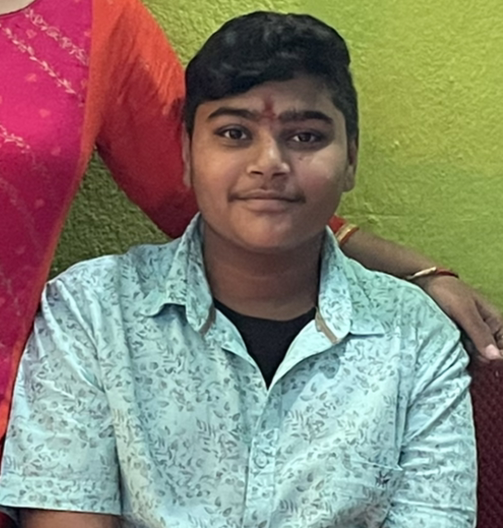
#> input picture Images/Bhai.jpg, 1005 x 1056 px, given as the content of the folder Images/Bhai.jpg, which was not available (shown at 1/2 size)
$ python -i trainImage.py   (imports and definitions only)
#> lines starting #> are read from the running program, lines starting #| are printed output that depends on the picture
import csv
import os, cv2
import numpy as np
import pandas as pd
import datetime
import time
from PIL import ImageTk, Image


# Train Image
def TrainImage(haarcasecade_path, trainimage_path, trainimagelabel_path, message,text_to_speech):
    recognizer = cv2.face.LBPHFaceRecognizer_create()
    detector = cv2.CascadeClassifier(haarcasecade_path)
    faces, Id = getImagesAndLables(trainimage_path)
    recognizer.train(faces, np.array(Id))
    recognizer.save(trainimagelabel_path)
    res = "Image Trained successfully"  # +",".join(str(f) for f in Id)
    message.configure(text=res)
    text_to_speech(res)


def getImagesAndLables(path):
    # imagePath = [os.path.join(path, f) for d in os.listdir(path) for f in d]
#> called with path = 'Images/Bhai.jpg'
    newdir = [os.path.join(path, d) for d in os.listdir(path)]
    imagePath = [os.path.join(newdir[i], f) for i in range(len(newdir)) for f in os.listdir(newdir[i])]
    faces = []
    Ids = []
    for imagePath in imagePath:
        pilImage = Image.open(imagePath).convert("L")
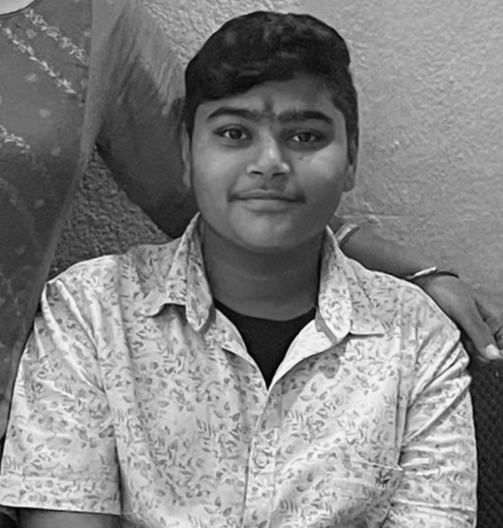
#> pilImage: PIL image 1005x1056 L (shown at 1/2 size); min 1, max 251, mean 131.8
        imageNp = np.array(pilImage, "uint8")
#> (the run stopped early here; a loop or call above may not have finished)

$ run again, on Images/Dushyant.jpg
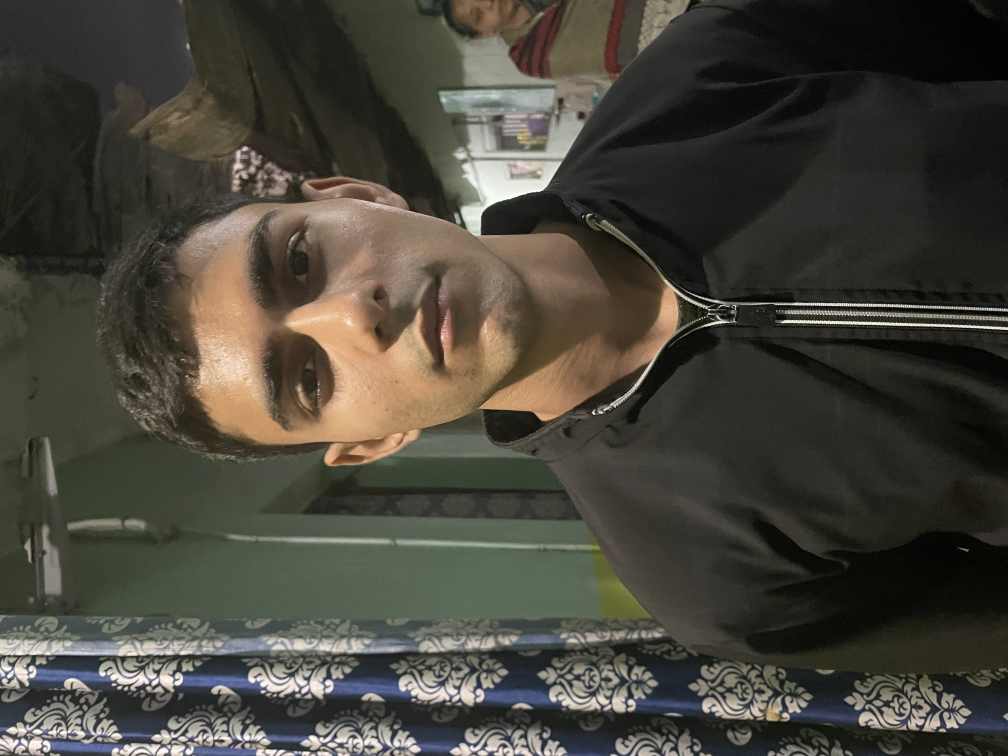
#> input picture Images/Dushyant.jpg, 4032 x 3024 px, given as the content of the folder Images/Dushyant.jpg, which was not available (shown at 1/4 size)
#> in getImagesAndLables, `pilImage = Image.open(imagePath).convert("L")`:
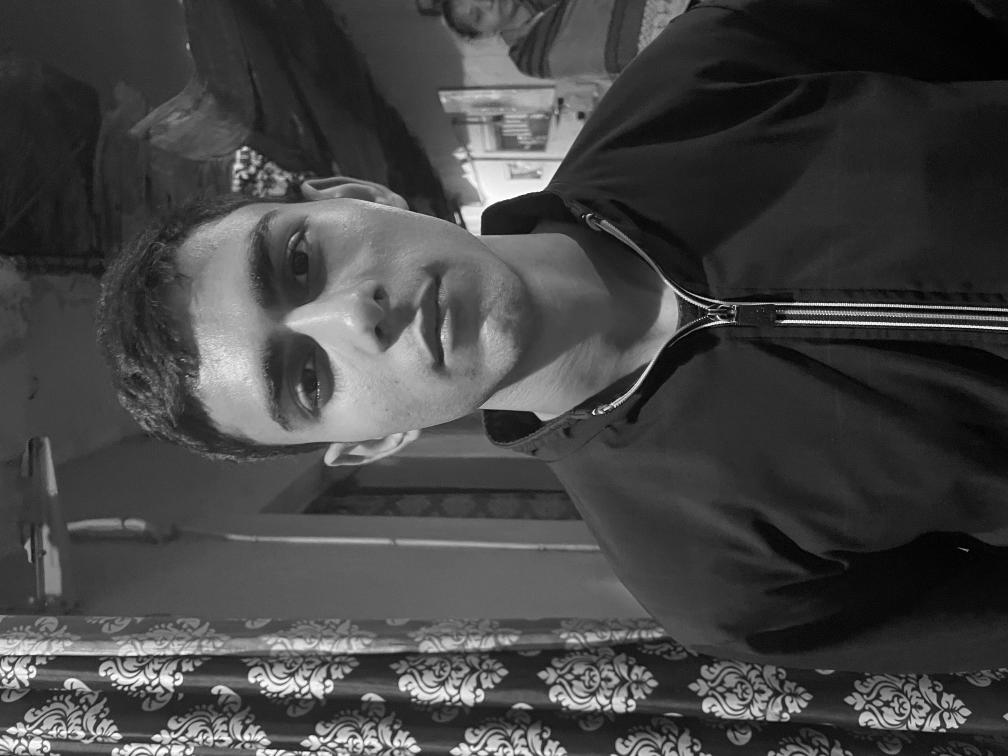
#> pilImage: PIL image 4032x3024 L (shown at 1/4 size); min 0, max 255, mean 67.8

$ run again, on Images/Narshing Naidu.jpg
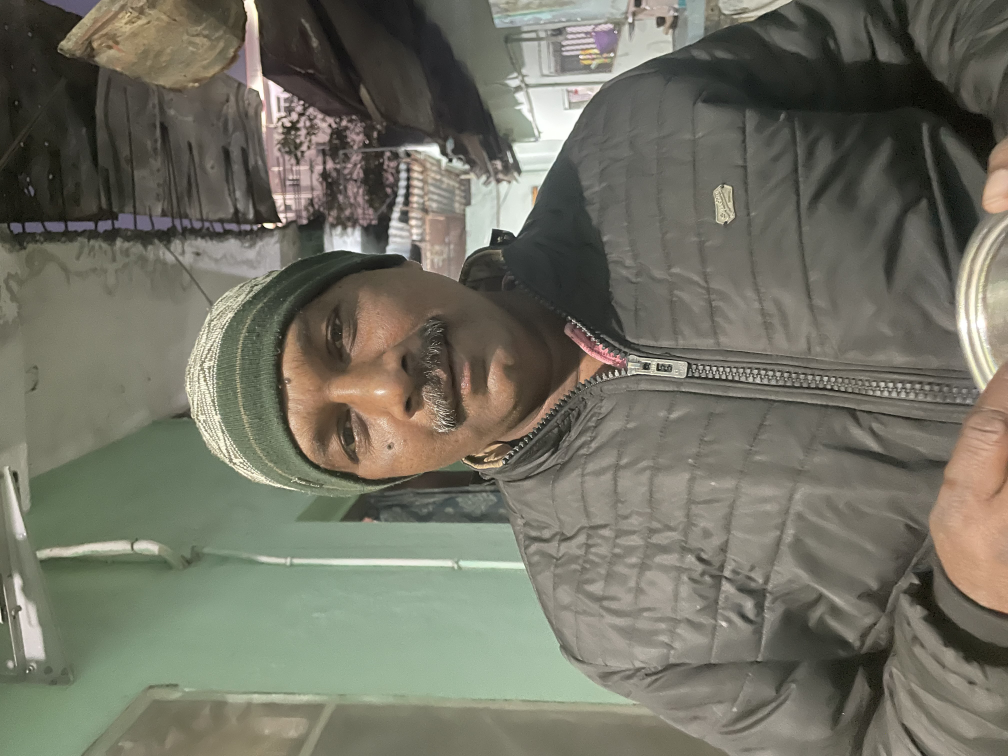
#> input picture Images/Narshing Naidu.jpg, 4032 x 3024 px, given as the content of the folder Images/Narshing Naidu.jpg, which was not available (shown at 1/4 size)
#> in getImagesAndLables, `pilImage = Image.open(imagePath).convert("L")`:
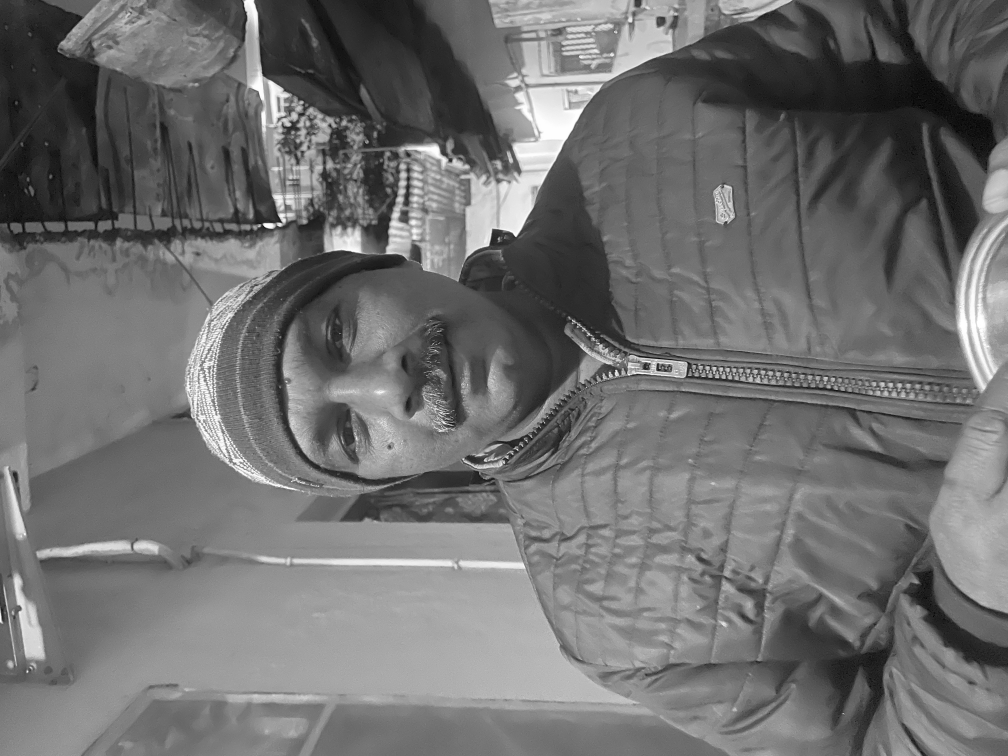
#> pilImage: PIL image 4032x3024 L (shown at 1/4 size); min 0, max 255, mean 111.2
